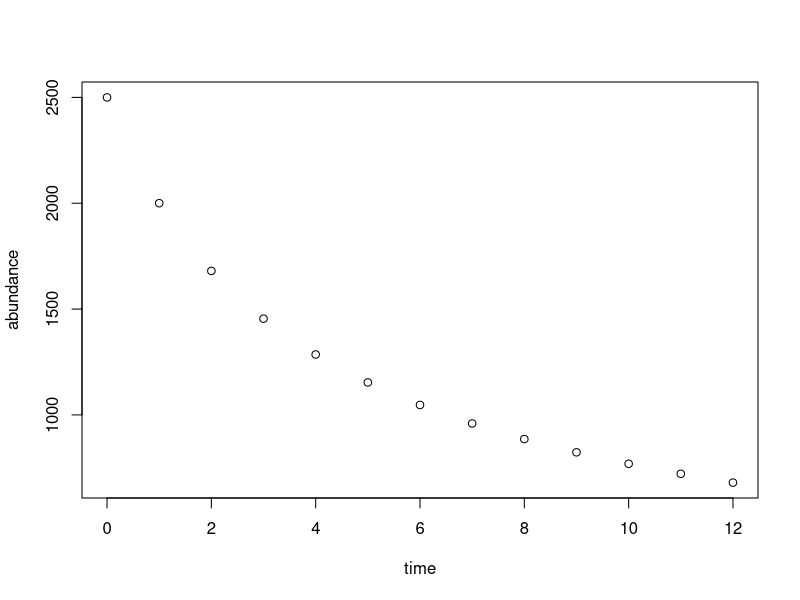

Source code (R):
#####################
#Lab Step 1
#####################
#Write a “for loop” that prints the word “hi” to the console 10 times
#store number of times you need to complete task, for this problem, 10
j <- 10
#use for loop
#i is counter/index variable
#"1:j" is range of values for iterator variable
#whatever is inside {} is repeated n times
for (i in 1:j) {
    print("hi")
}

#####################
#Lab Step 2
#####################
#Set up place to store and initialize vector
v <- 8
res <- rep(NA, v)
#use for loop
#store result inside 'res'
for(i in 1:v) {
    print(res[i] <- 10 + 2.32*i)
}


#####################
#Lab Step 3
#####################
#store and initialize
m <- 7
pop <- rep(NA, m)
#store inital population (2000) in first entry of vector
pop[1] <- 2000
#find populations for each step if populations are decreasing by 5%
for(i in 1:m) {
    print(pop[i+1] <- pop[i]-pop[i]*.05)
}


#####################
#Lab Step 4
#####################
#store values
t <- 12
abundance <- rep(NA, t)
abundance[1] <- 2500
K <- 10000
r <- 0.8
#perform discrete-time logistic growth equation
for(i in 1:t){
    print(abundance[i+1] <- abundance[i] + (0.8*abundance[i]*(1-abundance[i])/K))
}
#display population for abundance[12]
print(abundance[12])


#####################
#Lab Step 5a and 5b
#####################
#Use the rep command to make a vector of 18 zeros
s <- 18
data <- rep(NA, s)
#for values 1-18 determine the results of multiplying each by 3
for(i in 1:s) {
    print(data[i] <- 3*i)
}


#####################
#Lab Step 5c
#####################
#Make vector with first value being 1 and 17 more values of 0
u <- 18
data1 <- rep(0, u)
data1[1] <- 1


#####################
#Lab Step 5d
#####################
#Write for loop so starting with second value of vector, entry is equal to one plus previous entry
for(i in 1:u) {
    print(data1[i+1] <- 1+2*data1[i])
}


#####################
#Lab Step 6
#####################
#store variables
#initizalize vector
f <- 20
fib <- rep(1, f)
fib[1] <- 0
#make a vector of the first 20 Fibonacci numbers, where the first number is 0 (zero
for(i in 1:f) {
   (fib[i+2] <- fib[i]+fib[i+1])
}
#display fib 
print(fib)


#####################
#Lab Step 7
#####################
#already stored abundance
#store time
time <- seq(0, 12, 1)
#make a plot
plot(time, abundance)

